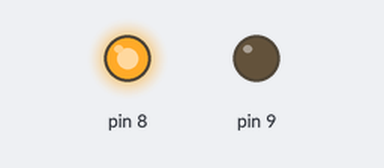
The sketch below on a simulated Arduino Uno, built with avr-gcc and run on an emulated ATmega328P. Shown: output pins drawn as LEDs (lit = HIGH).

Above: at 1.0 s.
At 3.0 s:
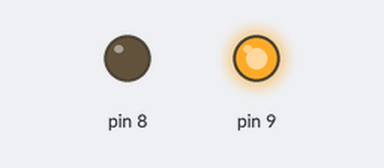
At 5.0 s:
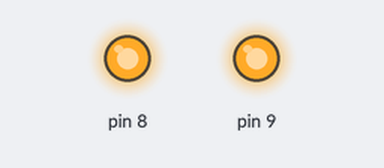
Timing chart, 0 to 7.8 s (numbered marks = the images above):
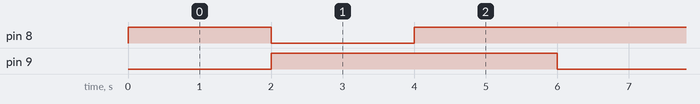

Measured:
- by itself, pin 8: repeats every 6.0 s: LOW 2.0 s, HIGH 4.0 s
- by itself, pin 9: alternates HIGH for 4.0 s and LOW for 2.0 s
- by itself, everything shown: repeats every 6.0 s, in 3 steps

The sketch:

DC_Motor.ino
```cpp
// Clockwise and Anti clockwise Motor rotation

void setup() {

  pinMode(8,OUTPUT);
  pinMode(9,OUTPUT);
  }

void loop() {

digitalWrite(8,HIGH);
digitalWrite(9,LOW);
delay(2000);

digitalWrite(8,LOW);
digitalWrite(9,HIGH);
delay(2000);


digitalWrite(8,HIGH);
digitalWrite(9,HIGH);
delay(2000);
}
```
